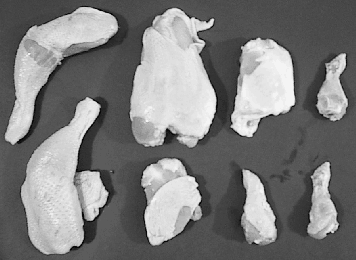
#> input picture data/chickparts.tif, 356 x 260 px
$ jupyter execute --allow-errors EA979A_Ex05_AndreMedeiros.ipynb   (shell and % lines are left out)
#> lines starting #> are read from the running program, lines starting #| are printed output that depends on the picture; after the words box and inside, x2 and y2 are one past the last pixel; in counts of white or black regions, pixels touching at a corner belong together; long printed decimals are rounded
# Ex05 - Segmentação

Nesta atividade vamos tentar explorar um pouco técnicas de segmentação e entender que para conseguirmos uma boa segmentação, muitas vezes é preciso pré-processar as imagens (filtrar, por exemplo). Além disso, é preciso saber escolher o melhor valor para cada parâmetro do método, o que pode não ser trivial.

Vimos em aula que há diversas técnicas de segmentação. Aqui, testaremos apenas 2 técnicas: *Otsu* e *Watershed*. A técnica de *Otsu* é baseada em limiarização ([Notebook: Segmentação por Otsu](14_Segmentacao_por_Otsu.ipynb)) e pode ser *Global* ou *Local*. Já a técnica de watershed é baseada na topografia da imagem e, para obter bons resultados, é normalmente necessário definir marcadores (sementes) para guiar a segmentação ([Notebook: Segmentação por Watershed](15_Exemplo_de_Segmentacao_por_Watershed.ipynb)).

Cada uma destas técnicas têm pontos fracos e fortes e podem resultar em segmentações diferentes ([Notebook: Comparando Otsu e Watershed](16_Comparando_Otsu_e_Watershed.ipynb)).

[cell 1]
import numpy as np
import matplotlib.image as mpimg
import matplotlib.pyplot as plt
from PIL import Image

from skimage import measure
from skimage.filters.rank import otsu
from skimage.filters import threshold_otsu, sobel

[cell 2]
f_pil = Image.open('../data/chickparts.tif')
#> f_pil is the input picture: PIL image 356x260 P; min 9, max 244, mean 124.4
f = np.array(f_pil) #convert pillow image to numpy array
plt.imshow(f, cmap='gray')
plt.title('Imagem original')

### Parte 1 - Segmentação pelo método de Limiarização de Otsu

Segmente as partes do frango pelo método de limiarização de Otsu, tanto global quanto local.

First, let us study the Otsu algorithm:

The algorithm exhaustively searches for the threshold that minimizes the intra-class variance, defined as a weighted sum of variances of the two classes:

The class probability <strong>w<sub>0,1</sub></strong> is computed from the <strong>L</strong> bins of the histogram:

We want to minimize the intra-class variance, which is the same as maximizing the inter-class variance:

which is expressed in terms of class probabilities <strong>w</strong> and class means <strong>&mu;</strong> (represented by <strong>m</strong>'s in the code), where the class means <strong>m<sub>0</sub>(t)</strong>, <strong>m<sub>1</sub>(t)</strong>, and <strong>m<sub>T</sub></strong> are:

In sum, the Otsu algorithm iteratively computes the class probabilities and class means, to calculate the inter-class variances. We then assign the threshold to the position of maximum inter-class variance.

So now, having explained the Otsu algorithm, let's implement it and run it on the image shown above:

[cell 3]
#Otsu algorithm for threshold calculation
#exhaustive search for the threshold that maximizes the inter-class variance,
################# defined as a weighted sum of variances of the two classes:

def global_otsu(f):
    n = np.product(np.shape(f)) #get total numper of pixels in image
#> n = 92560
    h = 1.*np.bincount(f.ravel()) / n  #transf. image to 1-D array and run a bincount on the array
#> h = 245 values, max 0.0725 at index 83, min 0 at index 0, mean 0.00408
    if len(h) == 1: return 1,1
    x = np.arange(np.product(np.shape(h))) #generate aranged 1-D array with same size as "h"
#> x = 245 values from 0 to 244

    #Weights w0 and w1 are the probabilities of the two classes separated by a threshold t, and (sigma0)^2 and (sigma1)^2 are variances of these two classes
    w0 = np.cumsum(h) #set weights "w0" array as the cumulative sum along h
#> w0 = 245 values from 0 to 1
    w1 = 1 - w0 #set weights "w1" array
#> w1 = 245 values, max 1 at index 0, min -2.22e-16 at index 244, mean 0.508
    eps = 1e-10
    m0 = np.cumsum(x * h) / (w0 + eps) #set class mean "m0"
#> m0 = 245 values from 0 to 124.4
    mt = m0[-1]
#> mt = 124.4
    m1 = (mt - m0[0:-1]*w0[0:-1]) / w1[0:-1] #set class mean "m1"
#> m1 = 244 values from 124.4 to 244
    sB2 = w0[0:-1] * w1[0:-1] * ((m0[0:-1] - m1)**2) #calculate inter-class variance iteratively
#> sB2 = 244 values, max 4053.1 at index 140, min 0 at index 0, mean 2249.2
    t = np.argmax(sB2) #threshold is the position of max. inter-class variance
#> t = 140
    v = sB2[t] #inter-class variance value at threshold position
#> v = 4053.1
    st2 = sum((x-mt)**2 * h) #total inter-class variance
#> st2 = 4377.8
    eta = v / st2 #threshold position inter-class variance in %
#> eta = 0.926
    return t, eta

[cell 4]
t,c = global_otsu(f) #execute otsu algorithm
#> t = 140; c = 0.926
g = f > t #True in positions with values higher than the threshold (false otherwise)
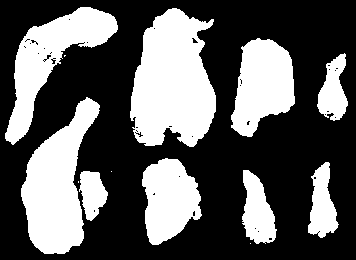
#> g: shape (260, 356) bool; 36.7% white; 13 white regions (4 under 20 px), largest, box (x1, y1, x2, y2) and area: (130, 8, 216, 147) 8748, (21, 97, 100, 254) 6645, (5, 7, 118, 145) 5291

#generate histogram
nbins = 20
h, bin_edges = np.histogram(f)
#> h = [1098, 4763, 28137, 23017, 708, 828, 3313, 5697, 14485, 10514]; bin_edges = [9, 32.5, 56, 79.5, 103, 126.5, 150, 173.5, 197, 220.5, 244]
print(h)
#| [ 1098  4763 28137 23017   708   828  3313  5697 14485 10514]
w=255./nbins
bin_centers = bin_edges[1:]-(w/2)
#> bin_centers = [26.12, 49.62, 73.12, 96.62, 120.1, 143.6, 167.1, 190.6, 214.1, 237.6]

print('Threshold "t" = ',t)
#| Threshold "t" =  140

#show original image, histogram, and segmented image
plt.figure(1)
plt.imshow(f,cmap='gray')
plt.title('Original Image')
plt.figure(2)
plt.bar(bin_centers, h, width=w)
plt.title('Original Image Histogram')

plt.figure(3)
plt.title('Otsu Segmented Image')
plt.imshow(g)
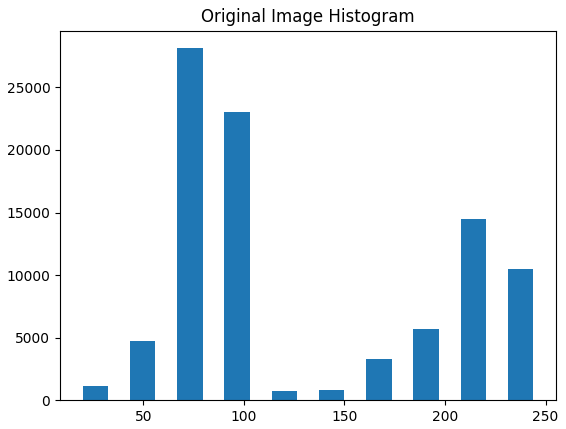
#> figure drawn by matplotlib, 1 panel; tallest bar 28137 high, from x = 66.75 to 79.5

As we can see, the Otsu algorithm achieved pretty good results. There are however, some imperfections. As we can see, darker areas in the pieces of chicken ended up being classified as "background", which is undesirable.

To fix this, let's try applying the same otsu threshold idea, but with an adaptive threshold. This means that the threshold value is the weighted mean for the local neighborhood of a pixel subtracted by a constant (Alternatively the threshold can be determined dynamically by a given function, using the ‘generic’ method). For this we will use skimage.filters.threshold_local, which returns the threshold mask to be applied on our original image. That is what we do in the "adaptive_otsu" method:

[cell 5]
from skimage.filters import threshold_local
#Adaptive Threshold Otsu Segmentation
def adaptive_otsu(image, window_size, method='gaussian', offset=0, mode='reflect', param=None, cval=0):
#> called with window_size = 255, method = 'gaussian', offset = 0, mode = 'reflect', cval = 0
    g = f > threshold_local(f,window_size,method,offset,mode,param,cval) #True in positions with values higher than the
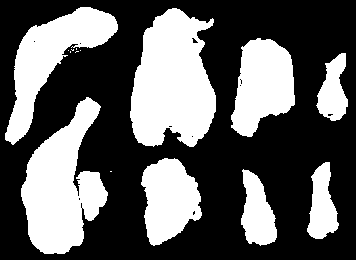
#> g: shape (260, 356) bool; 37.6% white; 15 white regions (7 under 20 px), largest, box (x1, y1, x2, y2) and area: (130, 8, 216, 147) 8809, (21, 97, 108, 254) 7732, (5, 7, 118, 145) 5465
    return g                                                            ##threshold (false otherwise)

[cell 6]
#Show result of Adpative Otsu segmentation
otsu_seg = adaptive_otsu(f,255)
plt.imshow(otsu_seg)
plt.title('Adaptive Threshold Otsu Segmented Image')

As we can see, most of the errors in the constant threshold method have been eliminated. But, of course, this second method is also not perfect. A clear example of this is the chicken piece in the bottom left corner of the image. The first method shows two pieces completely seperate. The second method shows improvement, as the "two pieces" are now connected in some places.

The desired result, however, is that they were completely connected as they are in the original image. We can easily deduce why this area is hard to resolve: in the original image, the left part creates a shade on the right part, which makes the area darker than the usual chicken color, causing a mistake for background.

### Parte 2 - Segmentação pelo método de Watershed

Podemos resolver o mesmo problema de segmentação das partes do frango aplicando agora o método de Watershed. Você precisa primeiro escolher de alguma forma os marcadores e depois utilizar a função *watershed* da bilbioteca *skimage.segmentation*.

First, let us study the <strong>Watershed Algorithm</strong>:

The inspiration behind the algorithm lies in geography: what geography calls a <strong>"watershed"</strong> is a region of land that assists in draining water (usually rainwater) into a river. It is an area of high ground through which water flows into the river.

In image processing, the <strong>"Watershed Algorithm"</strong> is a transformation on grayscale images. The aim of this technique is to segment the image, typically when two regions-of-interest are close to each other — i.e, their edges touch.
This transformation technique treats the image as a topographic map, with the intensity of each pixel representing the height. Returning to our geographical analogy, the dark areas can be intuitively considered to be ‘lower’ in height, and can represent troughs, while bright areas can be considered to be ‘higher’, acting as hills or as a mountain ridge.

This lead to the creation of the method we call <strong>Watershed by Flooding</strong>. Once again with our analogy, the source of water is placed in the flooded catchment basins (the areas with low intensity). Areas where the floodwater from different basins meet are identified. Barriers in the form of pixels are built in these areas. Consequently, these barriers act as partitions in the image, and the image is considered to be segmented.

Now that we have understood the idea behind the algorithm, how do we actually apply it?

In this case, we will run <strong>Marker-Controlled Flooding</strong>: we will simulate the flooding discussed above from specific <strong>seed points</strong> or <strong>markers</strong>. A common choice for the markers are the local minima of the gradient of the image (this is what we will use), but the method works on any specific marker, either selected manually by the user or determined automatically by another algorithm.

<p>Marker-controlled Watershed needs at least two images to run:</p>
<ul><li> The <b>Input</b> image: a 2D or 3D grayscale image to flood, usually the gradient of an image.</li>
<li> The <b>Marker</b> image: an image of the same dimensions as the input containing the seed points or markers as connected regions of voxels, each of them with a different label. They correspond usually to the local minima of the input image, but they can be set arbitrarily.</li></ul>
<p>And it can optionally admit a third image:
</p>
<ul><li> The <b>Mask</b> image: a binary image of the same dimensions as input and marker which can be used to restrict the areas of application of the algorithm. Set to "None" to run the method on the whole input image.</li></ul>
<p>Rest of parameters:
</p>
<ul><li> <b>Binary markers</b>: select to specify that markers are binary and need to be labeled.</li>
<li> <b>Calculate dams</b>: select to enable the calculation of watershed lines.</li>
<li> <b>Use diagonal connectivity</b>: select to allow the flooding in diagonal directions.</li></ul>
<p>Output:
</p>
<ul><li> Labeled image containing the catchment basins and (optionally) watershed lines (dams).</li></ul>

[cell 7]
import skimage.morphology as mm
from skimage.segmentation import watershed, join_segmentations
from skimage.segmentation import mark_boundaries

First, we apply apply a <strong>Morphological Closing</strong> on the image. The morphological closing on an image is defined as a dilation followed by an erosion. Closing can remove small dark spots (i.e. “pepper”) and connect small bright cracks. This tends to “close” up (dark) gaps between (bright) features.

[cell 8]
f = Image.open('../data/chickparts.tif')
a = np.array(f) #pillow image to numpy array
b = mm.closing(a, mm.disk(2)) #apply Morphological Closing
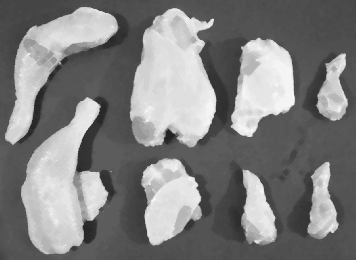
#> b: shape (260, 356); min 35, max 244, mean 128.1
Image.fromarray(b)

Now we run a comparisson on the above images. All pixels >= 100 are turned to 1 and the rest to 0.

[cell 9]
c = (a >= 100) #True in positions with values higher than the 100 (false otherwise)
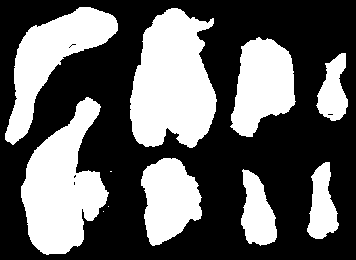
#> c: shape (260, 356) bool; 38.4% white; 11 white regions (3 under 20 px), largest, box (x1, y1, x2, y2) and area: (130, 8, 217, 148) 9008, (21, 97, 109, 255) 7915, (5, 7, 118, 145) 5660
Image.fromarray(c.astype(np.uint8)*255)

But as we can see, there are still a few dark spots (where watershed will not be applied) in places we want to apply watershed to. To solve this, we run the <em>remove_small_holes</em> from the <em>skimage.morphology</em> module. This method removes contiguous holes smaller than a specified size.

[cell 10]
d = mm.remove_small_holes(c,30) #apply small hole removal
#> d: shape (260, 356) bool; 38.4% white; 11 white regions (3 under 20 px), largest, box (x1, y1, x2, y2) and area: (130, 8, 217, 148) 9008, (21, 97, 109, 255) 7922, (5, 7, 118, 145) 5667
Image.fromarray(d.astype(np.uint8)*255) #show mask to be used in watershed

Now that we have our mask, we need our markers. That is where the gradient comes into play.

Observation: instead of calculating markers with a manual application of the gradient to the image, we could use a sobel filter to generate the marker image. (for example, substitute the <strong>"h"</strong> array below for <em>h = sobel(f)</em>, where <em>sobel()</em> is the method from the <em>skimage.filters</em> module).

[cell 11]
f = mm.h_minima(a,30) #find local minima in the image to use as markers
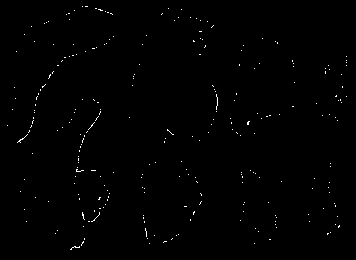
#> f: shape (260, 356); values 0 (black) and 1 (white), 0.54% white in thin lines or dots, all inside (x1, y1, x2, y2) = (7, 6, 347, 250)
markers = f.astype(np.uint8)*2
Image.fromarray(markers.astype(np.uint8)*255) #show markers to be used in watershed

Now that we have both the mask and the markers, let's finally apply the watershed algorithm to segment our image:

[cell 12]
markers = markers.astype(np.uint8)*255
i = watershed(a,markers,mask=d.astype(np.uint8)*255) #run watershed on image, with the above markers and mask

#Show Original image, segmented areas, and Original Image with Watershed lines
plt.figure(1)
plt.imshow(a, cmap='gray')
plt.title('Original Image')

plt.figure(2)
plt.imshow(i)
plt.title('Segmented Areas')

plt.figure(3,figsize=(14,8))
plt.imshow(mark_boundaries(a,i))
plt.title('Watershed Lines on Original Image')
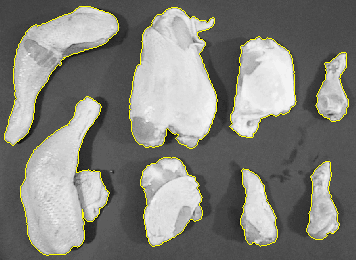
#> shown: shape (260, 356, 3) float64; mean R, G, B 0.507, 0.507, 0.483

### Parte 3 - Comparação de segmentações

Agora que você obteve mais de um resultado de segmentação, faça a comparação deles de forma qualitativa e quantitativa. Normalmente a avaliação qualititativa é feita através de algum tipo de visualização das 2 segmentações. Não basta visualizar uma imagem ao lado da outra. Utilize formas de visualização mais apropriadas para visualizar as diferenças entre as imagens. Já a avaliação quantitativa deve ser feita utilizando-se uma ou mais métricas.

Now let's compare the <strong>Otsu</strong> and <strong>Watershed</strong> segmentations. First we want a qualitive comparisson, so we use the <em>join_segmentations</em> method from the <em>skimage.segmentation</em> method. This overlays the two segmentations with different colors, so we can easily spot the difference between them.

[cell 13]
from skimage.segmentation import join_segmentations
#> (the rest of this cell did not finish here and is left out)

We can't say either is perfect due to the fact that we don't have a <strong>target prediction</strong> (a segmentation which is considered the perfect segmentation and which we would want to achieve, also known as the <strong>Ground Truth</strong>). We can though, easily tell that the Watershed Segmentation (blue) is better than the Otsu segmentation (yellow) because the Otsu segmentation has holes (which are filled with watershed) where there clearly shouldn't be and, in general, the border of the chicken pieces are smoother with watershed (closer to as seen in the original image).

Now let's evaluate the segmentations quantitavely. Again, without a <strong>Ground Truth</strong>, we can establish some metrics to evaluate the segmentations with, but these metrics serve only to compare them and not to say if either is better in any aspect

The percentage of area that should be segmented is an interesting metric for comparing the segmentations quantitavely:

[cell 14]
i2 = (i>127) #make watershed segementation binary (was on 0-255 scale)
x=otsu_seg.shape
#> x = (260, 356)
u=i.shape
#> u = (260, 356)
#Calculate pixel concentrations and print them comprehensively
print('Concentration of segmented parts in Otsu Segmentaion: ' + str(np.sum(otsu_seg)/(x[0]*x[1])))
#| Concentration of segmented parts in Otsu Segmentaion: 0.3762
print('Percentage of area segmented: ' + str(100*np.sum(otsu_seg)/(x[0]*x[1])) + '%\n')
#| Percentage of area segmented: 37.618%
print('Concentration of segmented parts in Watershed Segmentation: ' + str(np.sum(i2)/(u[0]*u[1])))
#| Concentration of segmented parts in Watershed Segmentation: 0.3842
print('Percentage of area segmented: ' + str(100*np.sum(i2)/(x[0]*x[1])) + '%')
#| Percentage of area segmented: 38.418%
